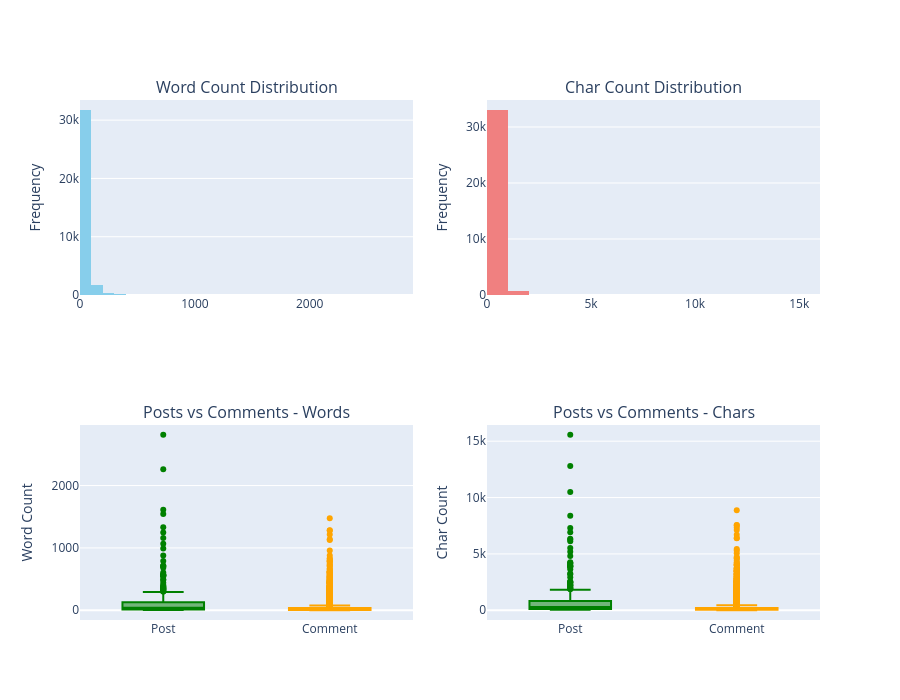

Notebook cell for this chart:
### Code cell
# Długość treści (ile słów/znaków)
df['word_count'] = df['content'].fillna('').str.split().str.len()
df['char_count'] = df['content'].fillna('').str.len()

print("=== Content length statistics ===")
print(f"Avg words per content: {df['word_count'].mean():.0f}")
print(f"Avg chars per content: {df['char_count'].mean():.0f}")

print("\n=== Posts vs Comments length ===")
for activity in ['post', 'comment']:
    subset = df[df['activity_type'] == activity]
    print(f"\n{activity.upper()}:")
    print(f"  Avg words: {subset['word_count'].mean():.0f}")
    print(f"  Avg chars: {subset['char_count'].mean():.0f}")
    print(f"  Max words: {subset['word_count'].max()}")

# Wykresy długości treści
fig = make_subplots(rows=2, cols=2, subplot_titles=('Word Count Distribution', 'Char Count Distribution',
                                                     'Posts vs Comments - Words', 'Posts vs Comments - Chars'))

# Histogramy
fig.add_trace(go.Histogram(x=df['word_count'], nbinsx=30, name='Words', 
                           marker=dict(color='skyblue')), row=1, col=1)
fig.add_trace(go.Histogram(x=df['char_count'], nbinsx=30, name='Chars',
                           marker=dict(color='lightcoral')), row=1, col=2)

# Boxy plots
for activity_type in ['post', 'comment']:
    subset = df[df['activity_type'] == activity_type]
    fig.add_trace(go.Box(y=subset['word_count'], name=activity_type.capitalize(),
                         marker=dict(color='green' if activity_type == 'post' else 'orange')), row=2, col=1)
    fig.add_trace(go.Box(y=subset['char_count'], name=activity_type.capitalize(),
                         marker=dict(color='green' if activity_type == 'post' else 'orange')), row=2, col=2)

fig.update_yaxes(title_text="Frequency", row=1, col=1)
fig.update_yaxes(title_text="Frequency", row=1, col=2)
fig.update_yaxes(title_text="Word Count", row=2, col=1)
fig.update_yaxes(title_text="Char Count", row=2, col=2)
fig.update_layout(height=700, showlegend=False)
fig.show()

### Figure 1 — Plotly figure (JSON) as saved in the notebook; plotly's stock layout.template omitted (floating-point values rounded to 4 significant figures; data arrays with more than 128 entries replaced by an {"elided": "..."} marker saying what was removed)
{"data": [{"marker": {"color": "skyblue"}, "name": "Words", "nbinsx": 30, "type": "histogram", "x": {"elided": "34030 int values"}, "xaxis": "x", "yaxis": "y"}, {"marker": {"color": "lightcoral"}, "name": "Chars", "nbinsx": 30, "type": "histogram", "x": {"elided": "34030 int values"}, "xaxis": "x2", "yaxis": "y2"}, {"marker": {"color": "green"}, "name": "Post", "type": "box", "xaxis": "x3", "y": {"elided": "381 int values"}, "yaxis": "y3"}, {"marker": {"color": "green"}, "name": "Post", "type": "box", "xaxis": "x4", "y": {"elided": "381 int values"}, "yaxis": "y4"}, {"marker": {"color": "orange"}, "name": "Comment", "type": "box", "xaxis": "x3", "y": {"elided": "33649 int values"}, "yaxis": "y3"}, {"marker": {"color": "orange"}, "name": "Comment", "type": "box", "xaxis": "x4", "y": {"elided": "33649 int values"}, "yaxis": "y4"}], "layout": {"annotations": [{"font": {"size": 16}, "showarrow": false, "text": "Word Count Distribution", "x": 0.225, "xanchor": "center", "xref": "paper", "y": 1, "yanchor": "bottom", "yref": "paper"}, {"font": {"size": 16}, "showarrow": false, "text": "Char Count Distribution", "x": 0.775, "xanchor": "center", "xref": "paper", "y": 1, "yanchor": "bottom", "yref": "paper"}, {"font": {"size": 16}, "showarrow": false, "text": "Posts vs Comments - Words", "x": 0.225, "xanchor": "center", "xref": "paper", "y": 0.375, "yanchor": "bottom", "yref": "paper"}, {"font": {"size": 16}, "showarrow": false, "text": "Posts vs Comments - Chars", "x": 0.775, "xanchor": "center", "xref": "paper", "y": 0.375, "yanchor": "bottom", "yref": "paper"}], "height": 700, "showlegend": false, "xaxis": {"anchor": "y", "domain": [0, 0.45]}, "xaxis2": {"anchor": "y2", "domain": [0.55, 1]}, "xaxis3": {"anchor": "y3", "domain": [0, 0.45]}, "xaxis4": {"anchor": "y4", "domain": [0.55, 1]}, "yaxis": {"anchor": "x", "domain": [0.625, 1], "title": {"text": "Frequency"}}, "yaxis2": {"anchor": "x2", "domain": [0.625, 1], "title": {"text": "Frequency"}}, "yaxis3": {"anchor": "x3", "domain": [0, 0.375], "title": {"text": "Word Count"}}, "yaxis4": {"anchor": "x4", "domain": [0, 0.375], "title": {"text": "Char Count"}}}}
